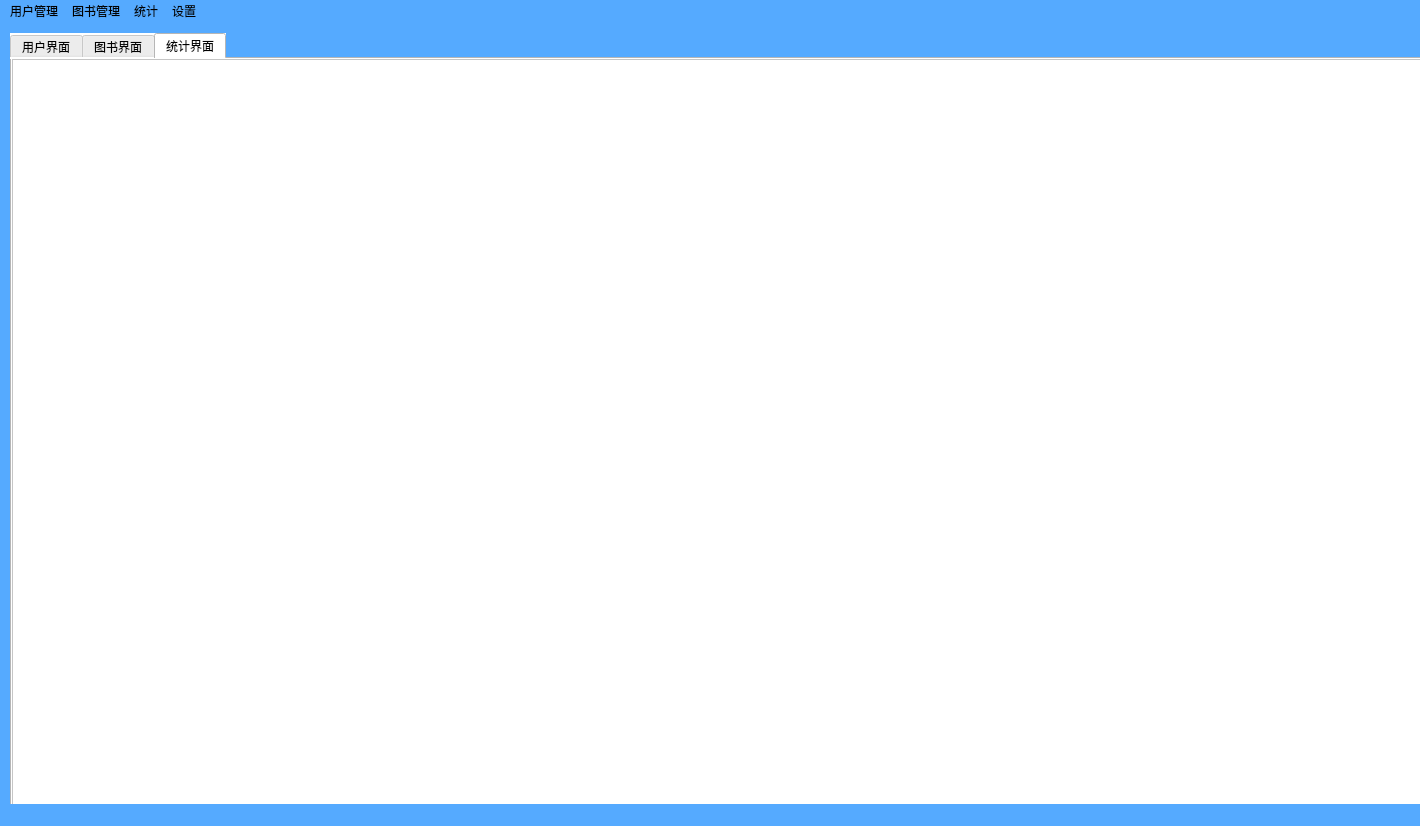
<?xml version="1.0" encoding="UTF-8"?>
<ui version="4.0">
 <class>Adiminster</class>
 <widget class="QMainWindow" name="Adiminster">
  <property name="geometry">
   <rect>
    <x>0</x>
    <y>0</y>
    <width>1420</width>
    <height>826</height>
   </rect>
  </property>
  <property name="windowTitle">
   <string>MainWindow</string>
  </property>
  <property name="styleSheet">
   <string notr="true">background-color: rgb(85, 170, 255);</string>
  </property>
  <widget class="QWidget" name="centralwidget">
   <widget class="QWidget" name="widget_4" native="true">
    <property name="geometry">
     <rect>
      <x>10</x>
      <y>10</y>
      <width>1511</width>
      <height>881</height>
     </rect>
    </property>
    <widget class="QTabWidget" name="tabWidget">
     <property name="geometry">
      <rect>
       <x>0</x>
       <y>0</y>
       <width>1651</width>
       <height>891</height>
      </rect>
     </property>
     <property name="styleSheet">
      <string notr="true">background-color: rgb(255, 255, 255);</string>
     </property>
     <property name="currentIndex">
      <number>2</number>
     </property>
     <widget class="QWidget" name="tab">
      <attribute name="title">
       <string>用户界面</string>
      </attribute>
      <widget class="QTableView" name="userDataTableView">
       <property name="geometry">
        <rect>
         <x>0</x>
         <y>0</y>
         <width>1451</width>
         <height>771</height>
        </rect>
       </property>
      </widget>
     </widget>
     <widget class="QWidget" name="tab_2">
      <attribute name="title">
       <string>图书界面</string>
      </attribute>
      <widget class="QTableView" name="bookDataTableView">
       <property name="geometry">
        <rect>
         <x>0</x>
         <y>0</y>
         <width>1371</width>
         <height>781</height>
        </rect>
       </property>
       <property name="styleSheet">
        <string notr="true">background-color: rgb(255, 255, 255);</string>
       </property>
      </widget>
     </widget>
     <widget class="QWidget" name="tab_3">
      <attribute name="title">
       <string>统计界面</string>
      </attribute>
      <widget class="QTableView" name="countTableView">
       <property name="geometry">
        <rect>
         <x>0</x>
         <y>0</y>
         <width>1511</width>
         <height>841</height>
        </rect>
       </property>
      </widget>
      <widget class="QCustomPlot" name="drawPaint" native="true">
       <property name="geometry">
        <rect>
         <x>110</x>
         <y>10</y>
         <width>1011</width>
         <height>661</height>
        </rect>
       </property>
      </widget>
     </widget>
    </widget>
   </widget>
  </widget>
  <widget class="QMenuBar" name="menubar">
   <property name="geometry">
    <rect>
     <x>0</x>
     <y>0</y>
     <width>1420</width>
     <height>21</height>
    </rect>
   </property>
   <widget class="QMenu" name="menu">
    <property name="title">
     <string>用户管理</string>
    </property>
    <addaction name="actionaddUser"/>
    <addaction name="actionsearchUser"/>
    <addaction name="action"/>
    <addaction name="patchAppendUser_action"/>
   </widget>
   <widget class="QMenu" name="menu_2">
    <property name="title">
     <string>图书管理</string>
    </property>
    <addaction name="actionaddBook"/>
    <addaction name="actionsearchBook"/>
    <addaction name="batchAppendBook_action"/>
   </widget>
   <widget class="QMenu" name="menu_3">
    <property name="title">
     <string>统计</string>
    </property>
    <addaction name="actionborrowBookRanking"/>
    <addaction name="actionuserBorrowRanking"/>
    <addaction name="actionuserCollegeRanking"/>
    <addaction name="actionGenderReadingComparation"/>
    <addaction name="action_2"/>
   </widget>
   <widget class="QMenu" name="menu_4">
    <property name="title">
     <string>设置</string>
    </property>
    <addaction name="actionchangeAdmin"/>
    <addaction name="actionchangeUser_2"/>
    <addaction name="actionexit"/>
   </widget>
   <addaction name="menu"/>
   <addaction name="menu_2"/>
   <addaction name="menu_3"/>
   <addaction name="menu_4"/>
  </widget>
  <widget class="QStatusBar" name="statusbar"/>
  <action name="actionaddUser">
   <property name="text">
    <string>增加用户</string>
   </property>
  </action>
  <action name="actionsearchUser">
   <property name="text">
    <string>查找学生</string>
   </property>
   <property name="toolTip">
    <string>查找学生</string>
   </property>
  </action>
  <action name="actionaddBook">
   <property name="text">
    <string>添加书籍</string>
   </property>
  </action>
  <action name="actionsearchBook">
   <property name="text">
    <string>查找书籍</string>
   </property>
  </action>
  <action name="actionborrowBookRanking">
   <property name="text">
    <string>借阅总排行榜</string>
   </property>
  </action>
  <action name="actionuserBorrowRanking">
   <property name="text">
    <string>用户借阅排行榜</string>
   </property>
  </action>
  <action name="actionuserCollegeRanking">
   <property name="text">
    <string>学院借阅排行榜</string>
   </property>
  </action>
  <action name="actionchangeAdmin">
   <property name="text">
    <string>切换账号</string>
   </property>
  </action>
  <action name="actionchangeUser_2">
   <property name="text">
    <string>修改密码</string>
   </property>
  </action>
  <action name="actionexit">
   <property name="text">
    <string>退出</string>
   </property>
  </action>
  <action name="actionGenderReadingComparation">
   <property name="text">
    <string>男女阅读量对比</string>
   </property>
  </action>
  <action name="action">
   <property name="text">
    <string>查找老师</string>
   </property>
  </action>
  <action name="action_2">
   <property name="text">
    <string>图片导出</string>
   </property>
   <property name="toolTip">
    <string>image_output</string>
   </property>
  </action>
  <action name="batchAppendBook_action">
   <property name="text">
    <string>批量追加书籍</string>
   </property>
  </action>
  <action name="patchAppendUser_action">
   <property name="text">
    <string>批量追加用户</string>
   </property>
  </action>
 </widget>
 <customwidgets>
  <customwidget>
   <class>QCustomPlot</class>
   <extends>QWidget</extends>
   <header>qcustomplot.h</header>
   <container>1</container>
  </customwidget>
 </customwidgets>
 <resources/>
 <connections/>
</ui>
